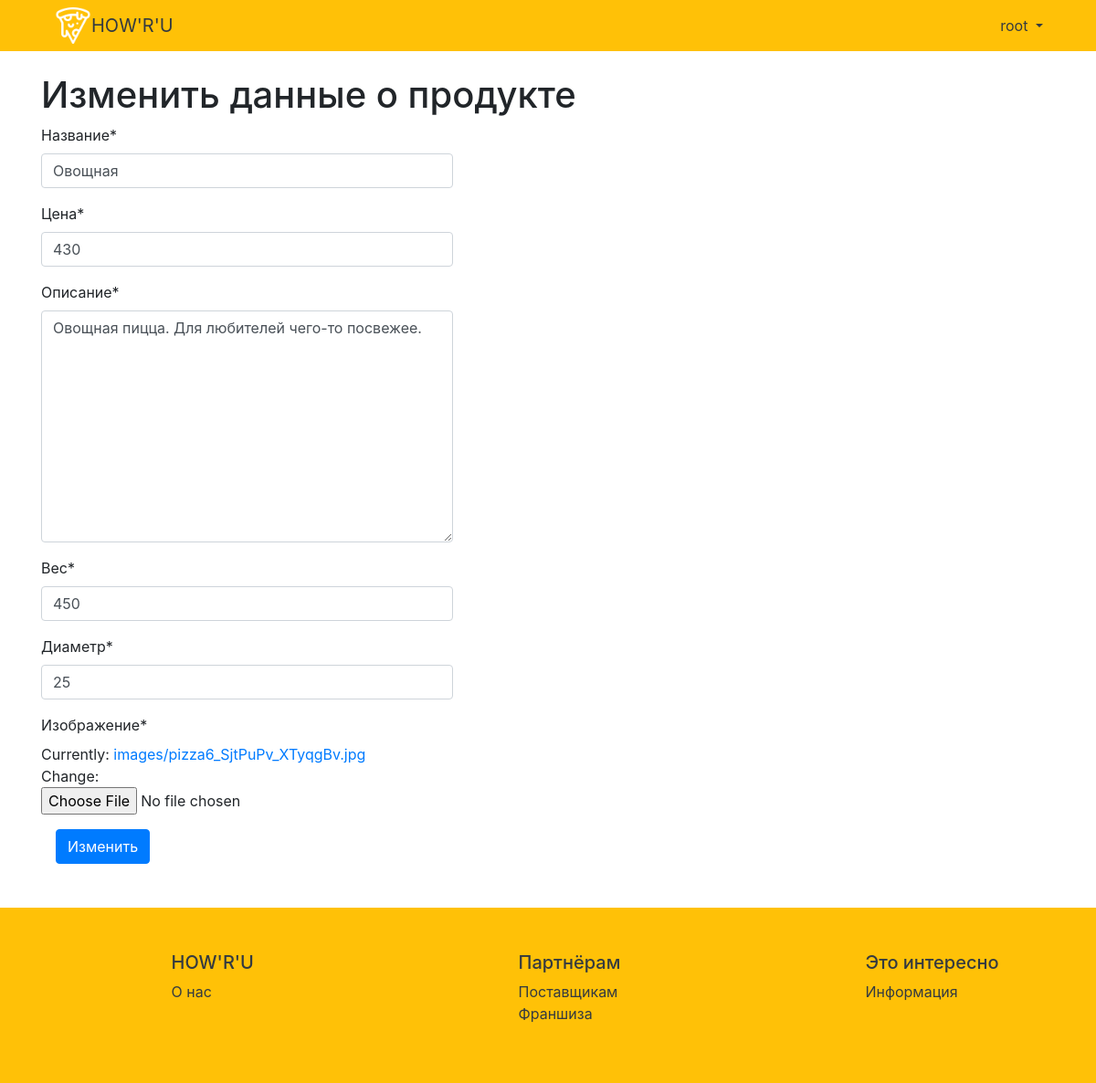
The app's page /23/edit/ (signed in) with its own data.
### users/models.py (models this page shows)
class CustomUser(AbstractUser):
    firstName = models.CharField(verbose_name='Имя', null=True, max_length=30)
    secondName = models.CharField(verbose_name='Фамилия', null=True, max_length=30)
    phoneNumber = PhoneField(verbose_name='Номер телефона', blank=True)
    address = models.CharField(verbose_name='Адрес', null=True, max_length=30)
    roleId = models.IntegerField(null=True, default=0)

### product/models.py (models this page shows, shortened)
class Product(models.Model):
    name = models.CharField(max_length=24, verbose_name="Название")
    price = models.IntegerField(validators=[MaxValueValidator(9999, message="Не может быть больше, чем 9999")], verbose_name="Цена")
    description = models.TextField(null=True, max_length=110, verbose_name="Описание")
    weight = models.IntegerField(validators=[MaxValueValidator(1000, message="Не может быть больше, чем 1000")], verbose_name="Вес")
    cm = models.IntegerField(default=25, validators=[MaxValueValidator(40, message="Не может быть больше, чем 40")], verbose_name="Диаметр")
    image = models.ImageField(upload_to='images', null=True, verbose_name="Изображение")

### product/views.py (the view)
# urls.py: path('<int:pk>/edit/', views.ProductUpdateView.as_view(), name='product_edit'),
class ProductUpdateView(LoginRequiredMixin, UpdateView):
    model = models.Product
    fields = ['name', 'price', 'description', 'weight', 'cm', 'image']
    template_name = 'product_edit.html'
    login_url = 'login'

### templates/product_edit.html (shortened to what this page needs)
<!DOCTYPE html>
<html lang="en">
<head>
</head>
<body>
  {% extends 'base.html' %}
  {% load crispy_forms_tags %}
  {% block content %}
  <div class="container">
      <h1>Изменить данные о продукте</h1>
            <div style="display:inline-block;">
                <form method="post" enctype="multipart/form-data">
                    {{ form|crispy }}
                    <button class="btn btn-primary ml-3" type="submit">Изменить</button>
                </form>
            </div>
  </div>
  {% endblock %}

### templates/base.html (shortened to what this page needs)
<!DOCTYPE html>
<html lang="en">
{% load static %}
<head>
    <link rel="stylesheet" href="https://maxcdn.bootstrapcdn.com/bootstrap/4.0.0/css/bootstrap.min.css"
/>
</head>
<body style="height: 100%">
        <nav class="navbar navbar-expand-md navbar-warning bg-warning mb-4">
            <div class="container" style="padding-right: 20px; padding-left: 30px;">
                <img src="{% static '/image/logo.png/' %}" class="d-block" style="height: 40px;">
                <a class="navbar-brand text-dark" href="{% url 'product_list'%}">HOW'R'U</a>
                    <div class="collapse navbar-collapse" id="navbarCollapse">
                            {% if user.is_authenticated %}
                                <ul class="navbar-nav ml-auto">
                                    <li class="nav-item">
                                        <div class="dropdown">
                                          <a class="nav-link dropdown-toggle text-dark" href="#" id="dropdownMenuButton" data-toggle="dropdown" aria-haspopup="true" aria-expanded="false">
                                              {{ user }}
                                          </a>
                                        </div>
                                    </li>
                                </ul>
                            {% endif %}
                    </div>
            </div>
        </nav>
        {% block content %}
        {% endblock %}
        <footer class="bd-footer py-4 py-md-5 mt-5 bg-warning">
            <div class="container">
                <div class="row justify-content-around">
                    <div class="col-6 col-lg-2 offset-lg-1 mb-3 text-muted">
                        <h5 class="text-dark">HOW'R'U</h5>
                        <a href="" class="text-dark">О нас</a>
                    </div>
                    <div class="col-6 col-lg-2 offset-lg-1 mb-3 text-muted">
                        <h5 class="text-dark">Партнёрам</h5>
                        <a href="" class="text-dark">Поставщикам</a>
                        <a href="" class="text-dark">Франшиза</a>
                    </div>
                    <div class="col-6 col-lg-2 offset-lg-1 mb-3 text-muted">
                        <h5 class="text-dark">Это интересно</h5>
                        <a href="" class="text-dark">Информация</a>
                    </div>
                </div>
            </div>
        </footer>
</body>
</html>

### records on screen
CustomUser: username "root"
Product: name "Овощная", price "430", description "Овощная пицца. Для любителей чего-то посвежее.", weight "450", cm "25"
